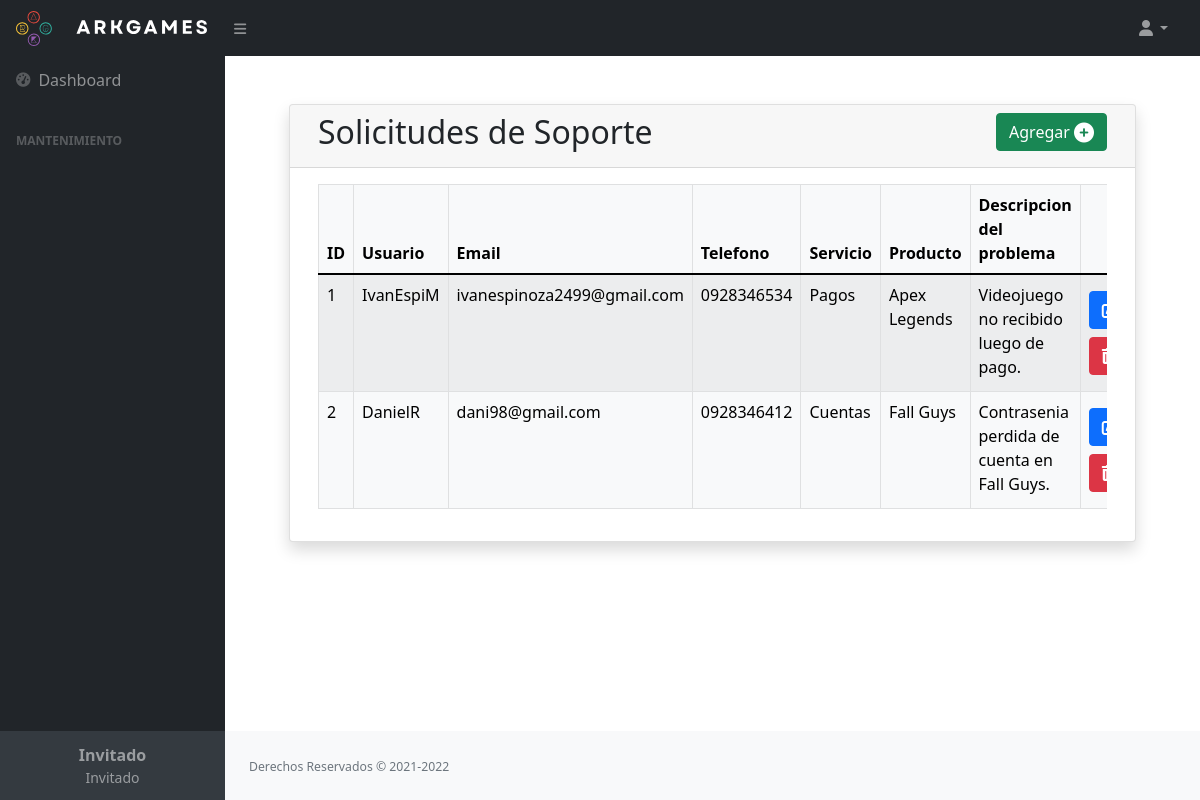
The page /index.php?c=soporte on the database its author committed.
### tables this page shows
CREATE TABLE `soporte` (
    `id_solicitud` INT(10) NOT NULL AUTO_INCREMENT,
    `usuario` VARCHAR(20) NOT NULL,
    `email` VARCHAR(30) NOT NULL,
    `telefono` VARCHAR(10) NOT NULL,
    `servicio` VARCHAR(20) NOT NULL,
    `producto` VARCHAR(20) NOT NULL,
    `descripcion_problema` VARCHAR(100) NOT NULL,
    PRIMARY KEY (`id_solicitud`)
  );

### controller/SoporteController.php (called while the page is built, shortened)
<?php
require_once DAO_PATH . 'SoporteDAO.php';
class SoporteController
{
    private $modelo;
    public function __construct()
    {
        $this->modelo = new SoporteDAO();
    }
    public function index()
    {
        $resultados = $this->modelo->listar();
        require_once VIEW_PATH . 'Soporte/listar_solicitud.php';
    }
}

### controller/ManagerRoute.php (called while the page is built, shortened)
<?php
class ManagerRoute
{
    public function ruteo()
    {
        $accion = (!empty($_REQUEST['a'])) ? htmlentities($_REQUEST['a']) : FUNCTION_DEFAULT;
        $cont = new $controller();
        $cont->$accion();
    }
}

### index.php (called while the page is built, shortened)
<?php
require_once 'controller/ManagerRoute.php';
$front = new ManagerRoute();
$front->ruteo();

### config/conexion.php (called while the page is built)
<?php
class Conexion
{
    public static function getConexion()
    {
        $host = "localhost";
        $port = 3306;
        $database_username = "root";
        $database_password = "HeBe17";
        $dbname = "ArkgamesBD";
        $conectar = null;
        $cadena = "mysql:host={$host};port={$port};dbname={$dbname}";
        try {
            $conectar = new PDO($cadena, $database_username, $database_password);
        } catch (Exception $e) {
            print "¡Error BD!: " . $e->getMessage() . "<br/>";
            print_r("ERROR DE CONEXION");
            die();
        }
        return $conectar;
    }
}

### models/dao/SoporteDAO.php (called while the page is built, shortened)
<?php
require_once ROOT_PATH . 'config/conexion.php';
require_once DTO_PATH . 'Soporte.php';
class SoporteDAO
{
  private $con;
  public function __construct()
  {
    $this->con = Conexion::getConexion();
  }
  public function listar()
  {
    $sql = "SELECT * FROM soporte";
    $stmt = $this->con->prepare($sql);
    $stmt->execute();
    $solicitudes = $stmt->fetchAll(PDO::FETCH_ASSOC);
    $ObjReturn = array();
    foreach ($solicitudes  as $soporte) {
      $obj = new Soporte();
      $obj->Set($soporte);
      $ObjReturn[] = $obj;
    }
    return $ObjReturn;
  }
}

### models/dto/Soporte.php (called while the page is built, shortened)
<?php
class Soporte
{
    public function Set($Valor_SoporteDTO)
    {
        if (isset($Valor_SoporteDTO)) {
            $this->id_solicitud = $Valor_SoporteDTO['id_solicitud'];
            $this->usuario = $Valor_SoporteDTO['usuario'];
            $this->email = $Valor_SoporteDTO['email'];
            $this->telefono = $Valor_SoporteDTO['telefono'];
            $this->servicio = $Valor_SoporteDTO['servicio'];
            $this->producto = $Valor_SoporteDTO['producto'];
            $this->descripcion_problema = $Valor_SoporteDTO['descripcion_problema'];
        }
    }
}

### views/Soporte/listar_solicitud.php (the view, shortened to what this page needs)
<?php require_once VIEW_PATH . 'Templates/HeadDashboardBootstrap.php' ?>
</head>
    <?php require_once VIEW_PATH . 'Templates/MenuDashboardBootstrap.php'?>
    <main class="main p-5 mx-3">
        <div class="container-fluid card shadow">
            <div class="card-header row">
                <div class="col-md-7">
                    <h2>Solicitudes de Soporte</h2>
                </div>
                <div class="col-md-5 text-end"><a class="btn btn-success justify-center" href="?c=soporte&a=nuevo">Agregar <i class="fa-solid fa-circle-plus fa-lg"></i></a></div>
            </div>
            <div class="card-body">
                <div class="table-responsive">
                    <table class="table table-light table-striped table-bordered">
                        <thead>
                            <tr>
                                <th>ID</th>
                                <th>Usuario</th>
                                <th>Email</th>
                                <th>Telefono</th>
                                <th>Servicio</th>
                                <th>Producto</th>
                                <th>Descripcion del problema</th>
                                <th></th>
                            </tr>
                        </thead>
                        <tbody>
                            <?php
                            foreach ($resultados as $soporte) {
                                $id = $soporte->id_solicitud;
                            ?>
                                <tr>
                                <td><?php echo $id ?></td>
                                <td><?php echo $soporte->usuario ?></td>
                                <td><?php echo $soporte->email ?></td>
                                <td><?php echo $soporte->telefono ?></td>
                                <td><?php echo $soporte->servicio ?></td>
                                <td><?php echo $soporte->producto ?></td>
                                <td><?php echo $soporte->descripcion_problema ?></td>
                                    <td class="mx-5">
                                        <div class="col" style="width: 100px;">
                                            <div class="row-mx-2 my-2">
                                                <a class="btn btn-primary" href="?c=soporte&a=nuevo&id=<?php echo $id ?>"><i class="fa-solid fa-pen-to-square"></i></a>
                                            </div>
                                            <div class="row-mx-2 my-2">
                                                <a onclick="javascript:return confirm('¿Seguro de eliminar este registro?');" href="?c=soporte&a=delete&id=<?php echo $id?>" class="btn btn-danger"><i class="fa-solid fa-trash-can"></i></a>
                                            </div>
                                        </div>
                                    </td>
                                </tr>
                            <?php } ?>
                        </tbody>
                    </table>
                </div>
            </div>
        </div>
    </main>
    <?php require_once VIEW_PATH . 'Templates/FootDashboardBootstrap.php'?>
    <?php require_once VIEW_PATH . 'Templates/EndDashboardBootstrap.php' ?>

### rows shown on the page
soporte: id_solicitud "1", usuario "IvanEspiM", email "ivanespinoza2499@gmail.com", telefono "0928346534", servicio "Pagos", producto "Apex Legends", descripcion_problema "Videojuego no recibido luego de pago."
soporte: id_solicitud "2", usuario "DanielR", email "dani98@gmail.com", telefono "0928346412", servicio "Cuentas", producto "Fall Guys", descripcion_problema "Contrasenia perdida de cuenta en Fall Guys."

### other values the page prints
$tmp->NombreCompleto "Invitado"
$tmp->NombrePerfil "Invitado"
